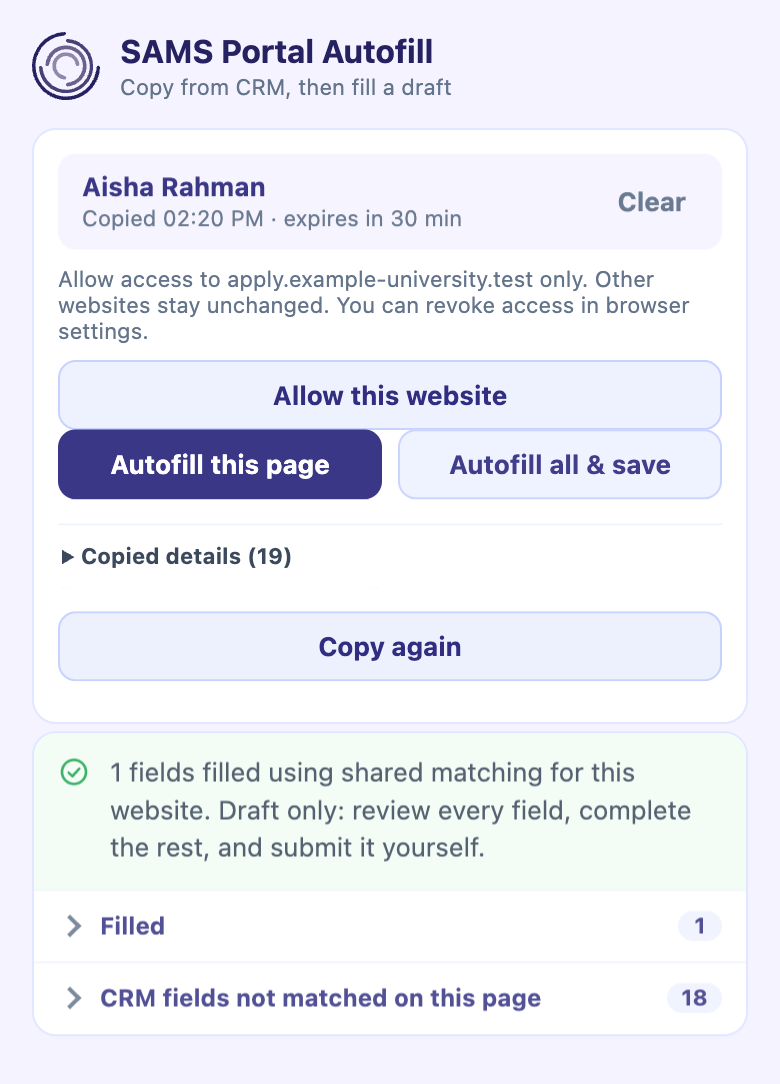
#> input picture docs/store-submission/assets/source/popup-generic-success.png, 780 x 1084 px; its folder holds only this picture in this run
$ python build-store-assets.py
#> lines starting #> are read from the running program, lines starting #| are printed output that depends on the picture
#!/usr/bin/env python3
"""Build the local DRAFT Chrome Web Store images from the reviewed synthetic sources.

Run from the repository root: python3 docs/store-submission/assets/build-store-assets.py
Needs Pillow and macOS Helvetica Neue at FONT below. No network or live data.

Sources (assets/source/) are real toolbar-popup captures taken by
`npm run test:e2e` (Helium, CDP Page.captureScreenshot, DPR 2, synthetic
student Aisha Rahman, apply.example-university.test) plus the runtime icon128.png.
Screenshots are scaled uniformly and never redrawn. Regenerated captures must be
looked at again before replacing the files in assets/source/.
"""
import hashlib
import json
from pathlib import Path

from PIL import Image, ImageDraw, ImageFilter, ImageFont

HERE = Path(__file__).resolve().parent
SRC = HERE / "source"

INK = (38, 34, 97)  # #262261, popup h1
BODY = (100, 116, 139)  # #64748b, popup subtitle
PAGE = (245, 243, 255)  # #f5f3ff, popup background
STAGE = (231, 228, 245)  # neutral backdrop around an authentic capture
EDGE = (199, 210, 254)  # #c7d2fe, popup card border
FONT = "/System/Library/Fonts/HelveticaNeue.ttc"  # 0 regular, 1 bold

REVIEW = "local draft, pending publisher review"
SYNTHETIC = "synthetic: Aisha Rahman, apply.example-university.test; no live CRM or portal data"


def font(size, bold=False):
    return ImageFont.truetype(FONT, size, index=1 if bold else 0)


def wrap(draw, text, fnt, width):
    lines, line = [], ""
    for word in text.split():
        trial = f"{line} {word}".strip()
        if draw.textlength(trial, font=fnt) <= width:
            line = trial
        else:
            lines.append(line)
            line = word
    return lines + [line]


def screenshot(source, heading, caption, popup_height, out):
    """1280x800 canvas: caption on the left, authentic capture scaled uniformly on the right."""
#> called with source = 'popup-generic-success.png', heading = 'Draft only', popup_height = 740
    cap = Image.open(SRC / source).convert("RGB")
#> cap is the input picture: PIL image 780x1084 RGB; mean R, G, B 235.3, 236.9, 245.5
    scale = popup_height / cap.height
#> scale = 0.683
    shot = cap.resize((round(cap.width * scale), popup_height), Image.LANCZOS)
    canvas = Image.new("RGB", (1280, 800), STAGE)
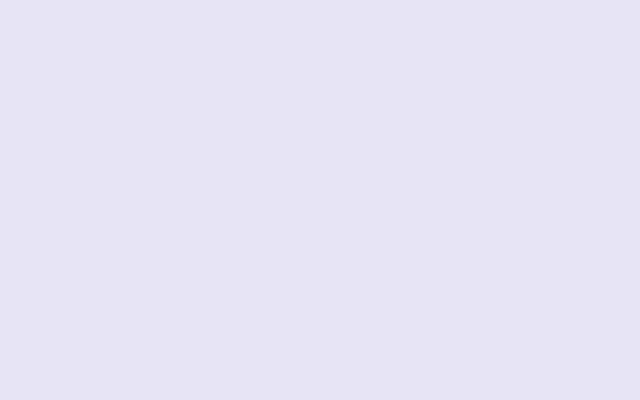
#> canvas: PIL image 1280x800 RGB (shown at 1/2 size); mean R, G, B 231, 228, 245

    x = 1280 - 120 - shot.width
#> x = 628
    y = (800 - shot.height) // 2
#> y = 30
    shadow = Image.new("RGBA", (1280, 800), (0, 0, 0, 0))
#> shadow: PIL image 1280x800 RGBA; every value is 0
    ImageDraw.Draw(shadow).rounded_rectangle(
        (x, y + 10, x + shot.width, y + shot.height + 10), 18, fill=(38, 34, 97, 60)
    )
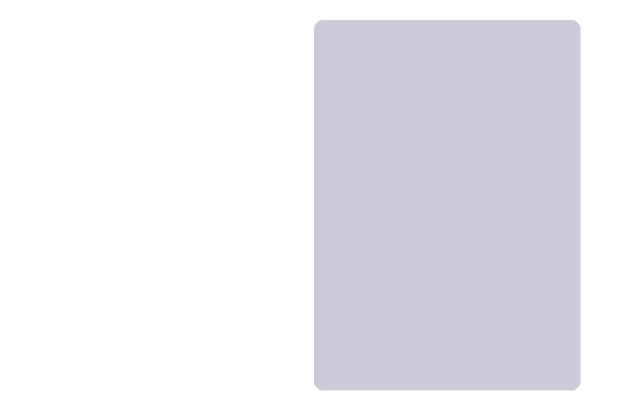
#> shadow: PIL image 1280x800 RGBA (shown at 1/2 size); mean R, G, B, A 14.6, 13.1, 37.4, 23.1; transparent parts drawn white
    canvas.paste(shadow.filter(ImageFilter.GaussianBlur(18)), (0, 0), shadow.filter(ImageFilter.GaussianBlur(18)))
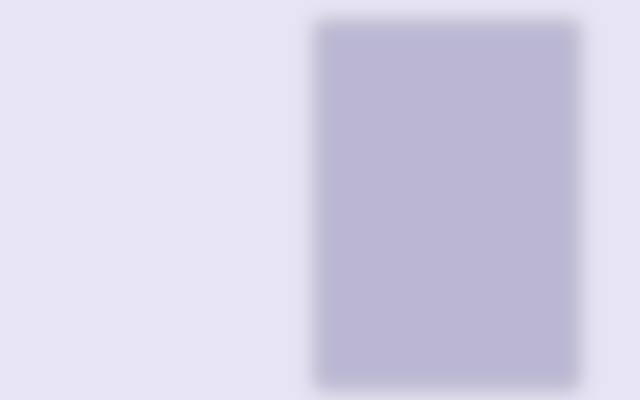
#> canvas: PIL image 1280x800 RGB (shown at 1/2 size); mean R, G, B 213.4, 210.1, 231
    canvas.paste(shot, (x, y))
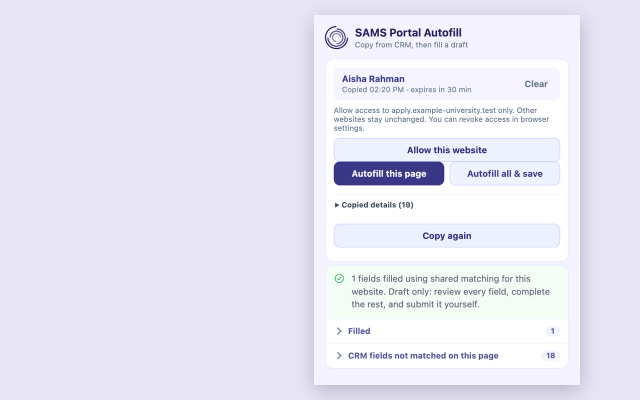
#> canvas: PIL image 1280x800 RGB (shown at 1/2 size); mean R, G, B 231.6, 230.4, 244.2
    ImageDraw.Draw(canvas).rectangle((x - 1, y - 1, x + shot.width, y + shot.height), outline=EDGE)

    d = ImageDraw.Draw(canvas)
    text_width = x - 100 - 60
#> text_width = 468
    heading_lines = wrap(d, heading, font(48, True), text_width)
#> heading_lines = ['Draft only']
    block = len(heading_lines) * 58 + 18 + 38 * len(wrap(d, caption, font(26), text_width))
#> block = 152
    ty = (800 - block) // 2
#> ty = 324
    for line in heading_lines:
        d.text((100, ty), line, font=font(48, True), fill=INK)
        ty += 58
#> this loop made 1 pass
#> (line, ty) on pass 1: ('Draft only', 382)
#> after the loop, ty = 382
    ty += 18
#> ty = 400
    for line in wrap(d, caption, font(26), text_width):
        d.text((100, ty), line, font=font(26), fill=BODY)
        ty += 38
#> this loop made 2 passes
#> (line, ty) on passes 1 to 2: ('Review every field, complete the', 438), ('rest, and submit it yourself.', 476)
#> after the loop, ty = 476
    canvas.save(out, optimize=True)
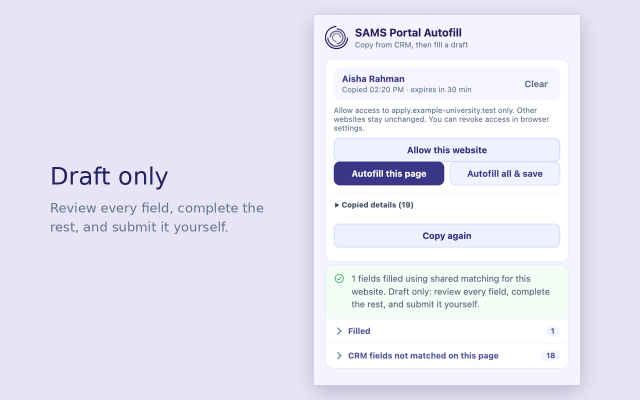
#> saved as store-screenshot-1-1280x800-draft.png: PIL image 1280x800 RGB (shown at 1/2 size); mean R, G, B 230.7, 229.5, 243.5


def promo(out):
    """440x280 small promotional tile: existing icon plus the two scoped lines."""
    img = Image.new("RGB", (440, 280), PAGE)
    d = ImageDraw.Draw(img)
    d.rectangle((0, 0, 8, 280), fill=INK)
    icon = Image.open(SRC / "icon128.png").convert("RGBA").resize((72, 72), Image.LANCZOS)
    d.rounded_rectangle((40, 50, 128, 138), 18, fill=(255, 255, 255), outline=EDGE)
    img.paste(icon, (48, 58), icon)
    d.text((40, 156), "SAMS Portal Autofill", font=font(31, True), fill=INK)
    d.text((40, 204), "For authorised SAMS staff", font=font(19), fill=BODY)
    img.save(out, optimize=True)


def store_icon(out):
    """128x128 store icon: the 128 runtime icon (opaque, 0 px padding, measured) at 96x96 inside 16 px transparent padding."""
    icon = Image.open(SRC / "icon128.png").convert("RGBA")
    box = icon.getchannel("A").getbbox()
    assert box == (0, 0, 128, 128), f"icon128 already padded ({box}); do not pad twice"
    canvas = Image.new("RGBA", (128, 128), (0, 0, 0, 0))
    canvas.paste(icon.resize((96, 96), Image.LANCZOS), (16, 16))
    canvas.save(out, optimize=True)


def sha(path):
    return hashlib.sha256(path.read_bytes()).hexdigest()


def main():
    outputs = {
        "store-screenshot-1-1280x800-draft.png": lambda p: screenshot(
            "popup-generic-success.png",
            "Draft only",
            "Review every field, complete the rest, and submit it yourself.",
            740,
            p,
        ),
        "store-screenshot-2-1280x800-draft.png": lambda p: screenshot(
            "site-access-granted-before.png",
            "One website at a time",
            "Allow access to one university website only. You can revoke access in browser settings.",
            380,
            p,
        ),
        "store-promo-small-440x280-draft.png": promo,
        "store-icon-128-draft.png": store_icon,
    }
    manifest = {"review_status": REVIEW, "synthetic_data": SYNTHETIC, "assets": []}
    for name, build in outputs.items():
        path = HERE / name
        build(path)
        im = Image.open(path)
        manifest["assets"].append(
            {"file": name, "width": im.width, "height": im.height, "mode": im.mode, "sha256": sha(path)}
        )
    manifest["sources"] = [
        {
            "file": f"source/{name}",
            "sha256": sha(SRC / name),
            "origin": origin,
        }
        for name, origin in [
            ("popup-generic-success.png", "tmp/general-portal-evidence/popup-generic-success.png, npm run test:e2e 2026-10-22T13:20:23Z, 780x1084, CSS 390x542 at DPR 2"),
            ("site-access-granted-before.png", "tmp/general-portal-evidence/site-access-granted-before.png, npm run test:e2e 2026-10-22T13:20:21Z, 780x486, DPR 2"),
            ("icon128.png", "repository icon128.png, copied unchanged"),
        ]
    ]
    (HERE / "MANIFEST.json").write_text(json.dumps(manifest, indent=2) + "\n")
    for a in manifest["assets"]:
        print(f'{a["file"]}: {a["width"]}x{a["height"]} {a["mode"]}')


if __name__ == "__main__":
#> (the run stopped early here; a loop or call above may not have finished)
